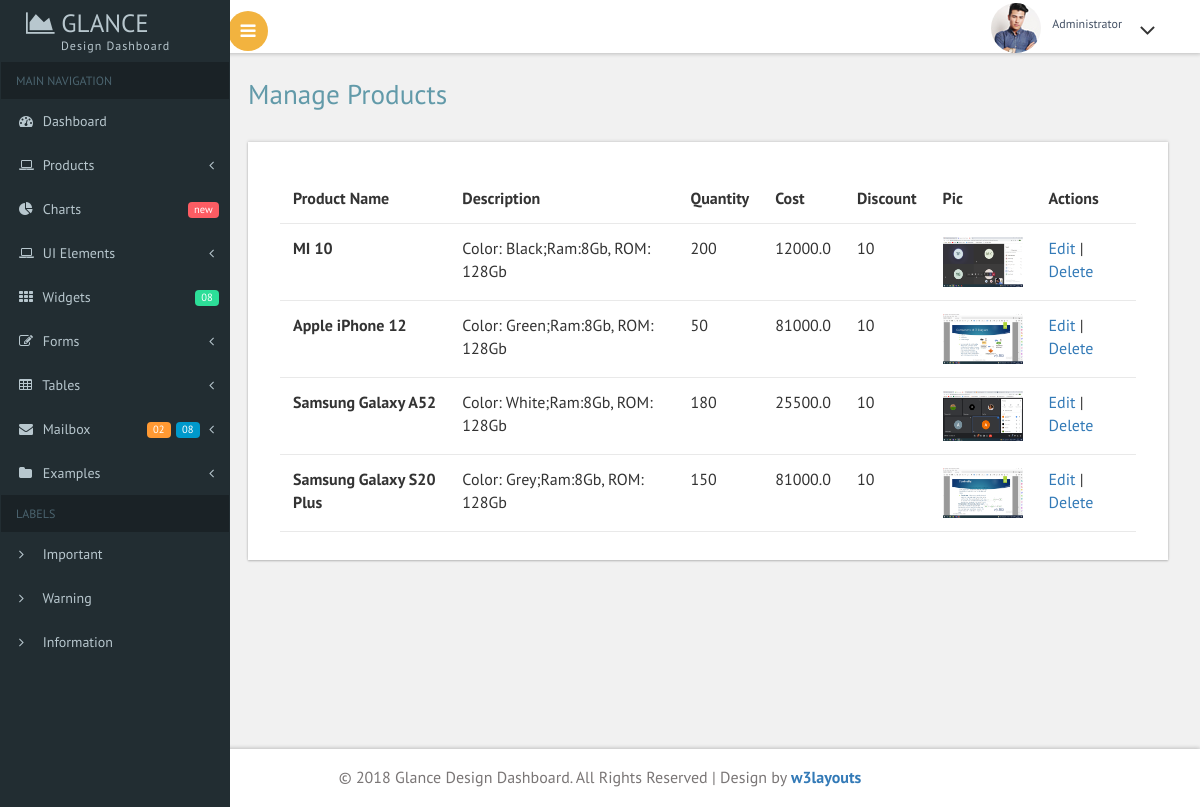
/seller/manage-products/, run on the app's committed database.
### seller/models.py (models this page shows, shortened)
class Product(models.Model):
    seller = models.ForeignKey(Seller,on_delete=models.CASCADE)  # Foreignkey
    name = models.CharField(max_length=50)
    des = models.TextField()
    price = models.FloatField()
    quantity = models.IntegerField(default=0)
    pic = models.FileField(upload_to='products',default='avatar.png')
    discount = models.IntegerField()

### seller/views.py (the view)
# urls.py: path('manage-products/',views.manage_products,name='manage-products'),
def manage_products(request):
    productlist=Product.objects.all()
    return render(request,'manage-products.html',{'productlist':productlist})

### seller/templates/manage-products.html
{% extends 'seller-header.html' %}
{% load static %}
{% block content %}
<div class="tables">
    <h2 class="title1">Manage Products</h2>
    <div class="bs-example widget-shadow" data-example-id="hoverable-table">
        <table class="table table-hover">
            <thead>
                <tr>
                    <th>Product Name</th>
                    <th>Description</th>
                    <th>Quantity</th>
                    <th>Cost</th>
                    <th>Discount</th>
                    <th>Pic</th>
                    <th>Actions</th>
                </tr>
            </thead>
            <tbody>
                {% for item in productlist %}
                <tr>
                    <th scope="row">{{item.name}}</th>
                    <td>{{item.des}}</td>
                    <td>{{item.quantity}}</td>
                    <td>{{item.price}}</td>
                    <td>{{item.discount}}</td>
                    <td><img src="{{item.pic.url}}" width="80" height="50" /> </td>
                    <td>
                        <a href="{% url 'edit-product' item.id %}">Edit</a> |
                        <a href="{% url 'delete-product' item.id %}">Delete</a>
                    </td>
                </tr>
                {% endfor %}
            </tbody>
        </table>
    </div>
</div>
{% endblock %}

### data on the page
Product: name "MI 10", des "Color: Black;Ram:8Gb, ROM: 128Gb", quantity "200", price "12000.0", discount "10", pic (picture)
Product: name "Apple iPhone 12", des "Color: Green;Ram:8Gb, ROM: 128Gb", quantity "50", price "81000.0", discount "10", pic (picture)
Product: name "Samsung Galaxy A52", des "Color: White;Ram:8Gb, ROM: 128Gb", quantity "180", price "25500.0", discount "10", pic (picture)
Product: name "Samsung Galaxy S20 Plus", des "Color: Grey;Ram:8Gb, ROM: 128Gb", quantity "150", price "81000.0", discount "10", pic (picture)
